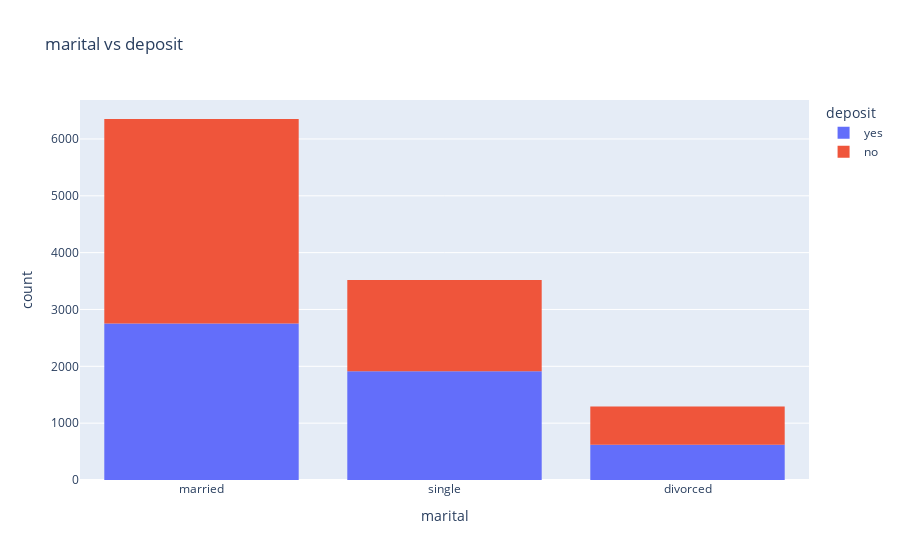

The cell this chart's notebook holds for it:
### Code cell
px.histogram(raw_data, x = 'marital', title = 'marital vs deposit', color = 'deposit')

### Figure 1 — Plotly figure (JSON) as saved in the notebook; plotly's stock layout.template omitted (floating-point values rounded to 4 significant figures; data arrays with more than 128 entries replaced by an {"elided": "..."} marker saying what was removed)
{"data": [{"alignmentgroup": "True", "bingroup": "x", "hovertemplate": "deposit=yes<br>marital=%{x}<br>count=%{y}<extra></extra>", "legendgroup": "yes", "marker": {"color": "#636efa", "pattern": {"shape": ""}}, "name": "yes", "offsetgroup": "yes", "orientation": "v", "showlegend": true, "type": "histogram", "x": {"elided": "5289 str values"}, "xaxis": "x", "yaxis": "y"}, {"alignmentgroup": "True", "bingroup": "x", "hovertemplate": "deposit=no<br>marital=%{x}<br>count=%{y}<extra></extra>", "legendgroup": "no", "marker": {"color": "#EF553B", "pattern": {"shape": ""}}, "name": "no", "offsetgroup": "no", "orientation": "v", "showlegend": true, "type": "histogram", "x": {"elided": "5873 str values"}, "xaxis": "x", "yaxis": "y"}], "layout": {"barmode": "relative", "legend": {"title": {"text": "deposit"}, "tracegroupgap": 0}, "title": {"text": "marital vs deposit"}, "xaxis": {"anchor": "y", "domain": [0, 1], "title": {"text": "marital"}}, "yaxis": {"anchor": "x", "domain": [0, 1], "title": {"text": "count"}}}}
